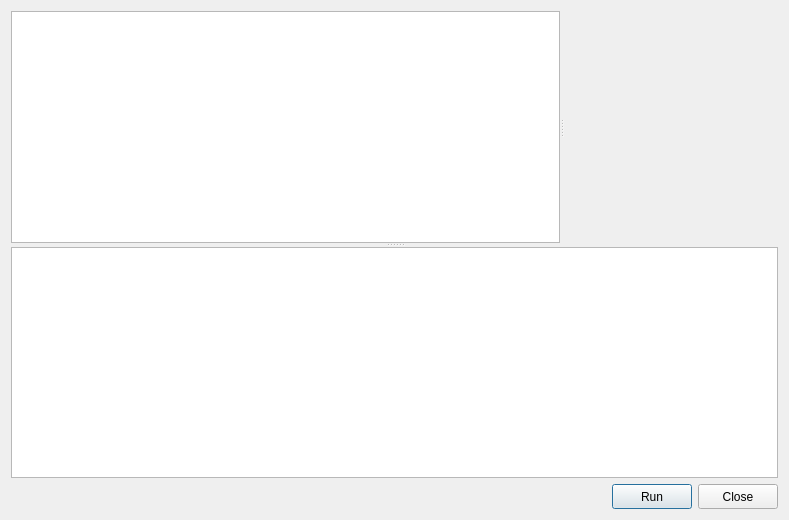
<?xml version="1.0" encoding="UTF-8"?>
<ui version="4.0">
 <class>ScriptEditorDialog</class>
 <widget class="QDialog" name="ScriptEditorDialog">
  <property name="geometry">
   <rect>
    <x>0</x>
    <y>0</y>
    <width>789</width>
    <height>520</height>
   </rect>
  </property>
  <property name="sizePolicy">
   <sizepolicy hsizetype="Expanding" vsizetype="Expanding">
    <horstretch>0</horstretch>
    <verstretch>0</verstretch>
   </sizepolicy>
  </property>
  <property name="windowTitle">
   <string>Script Editor</string>
  </property>
  <property name="windowIcon">
   <iconset resource="../resources.qrc">
    <normaloff>:/icons/LogoTonatiuh.png</normaloff>:/icons/LogoTonatiuh.png</iconset>
  </property>
  <layout class="QGridLayout" name="gridLayout">
   <item row="2" column="1">
    <widget class="QPushButton" name="runButton">
     <property name="minimumSize">
      <size>
       <width>0</width>
       <height>25</height>
      </size>
     </property>
     <property name="maximumSize">
      <size>
       <width>16777215</width>
       <height>25</height>
      </size>
     </property>
     <property name="text">
      <string>Run</string>
     </property>
    </widget>
   </item>
   <item row="2" column="2">
    <widget class="QPushButton" name="closeButton">
     <property name="minimumSize">
      <size>
       <width>0</width>
       <height>25</height>
      </size>
     </property>
     <property name="maximumSize">
      <size>
       <width>16777215</width>
       <height>25</height>
      </size>
     </property>
     <property name="text">
      <string>Close</string>
     </property>
    </widget>
   </item>
   <item row="2" column="0">
    <spacer name="horizontalSpacer">
     <property name="orientation">
      <enum>Qt::Horizontal</enum>
     </property>
     <property name="sizeHint" stdset="0">
      <size>
       <width>40</width>
       <height>20</height>
      </size>
     </property>
    </spacer>
   </item>
   <item row="1" column="0" colspan="3">
    <widget class="QSplitter" name="dialogVSplitter">
     <property name="orientation">
      <enum>Qt::Vertical</enum>
     </property>
     <widget class="QWidget" name="mainWidget" native="true">
      <layout class="QHBoxLayout" name="horizontalLayout">
       <item>
        <widget class="QSplitter" name="mainSplitter">
         <property name="orientation">
          <enum>Qt::Horizontal</enum>
         </property>
         <widget class="QTreeView" name="fileTree"/>
         <widget class="CodeEditorWidget" name="codeEditorWidget" native="true"/>
        </widget>
       </item>
      </layout>
     </widget>
     <widget class="QPlainTextEdit" name="logWidget"/>
    </widget>
   </item>
  </layout>
 </widget>
 <customwidgets>
  <customwidget>
   <class>CodeEditorWidget</class>
   <extends>QWidget</extends>
   <header>gui/CodeEditorWidget.h</header>
   <container>1</container>
  </customwidget>
 </customwidgets>
 <resources>
  <include location="../resources.qrc"/>
 </resources>
 <connections/>
</ui>
